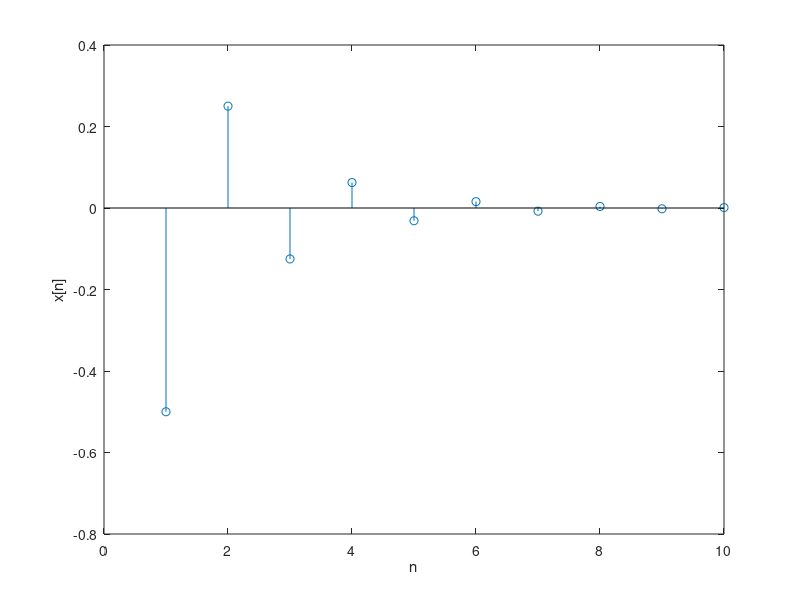
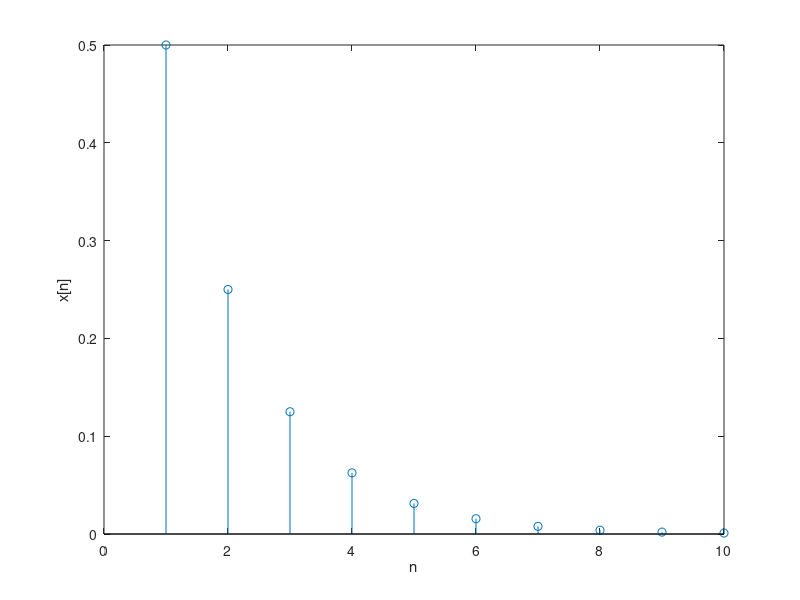
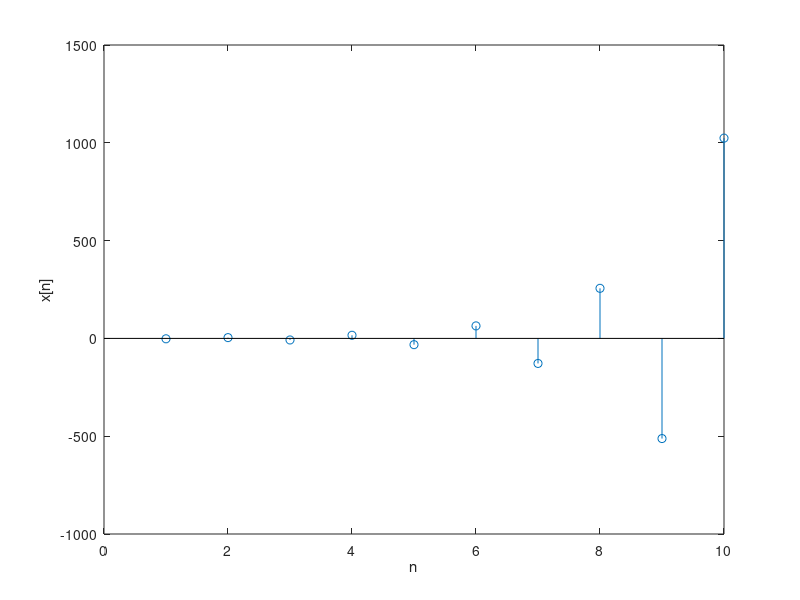
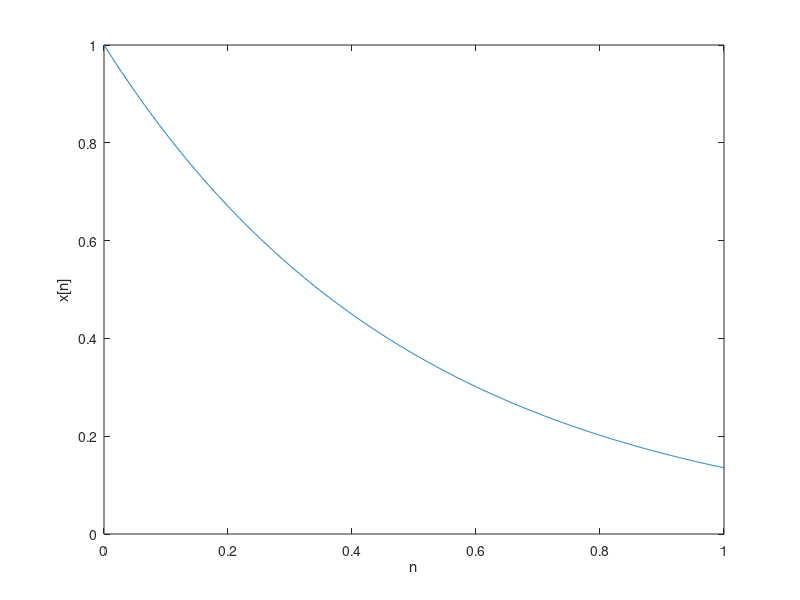

Write MATLAB code to recreate these figures, in order.
# A) (-0,5)^n
clear all
n=1:10;
x = (-0.5).^n;
figure(2)
stem(n,x);
xlabel('n');
ylabel('x[n]');

# B) (2)^-n
clear all
n=1:10;
x = (2).^-n;
figure(3)
stem(n,x);
xlabel('n');
ylabel('x[n]');

# C) (-2)^n
clear all
n=1:10;
x = (-2).^n;
figure(4)
stem(n,x);
xlabel('n');
ylabel('x[n]');

# D) (e)^-2*t
clear all
t = 0:0.001:1;
x = exp(-2*t);
figure(5)
plot(t,x);
xlabel('n');
ylabel('x[n]');

# E) 2*cos(2*PI*50*t)
clear all
t = 0:0.001:0.1;
x = 2*cos(2*pi*50.*t);
figure(6)
plot(t,x);
xlabel('n');
ylabel('x[n]');
